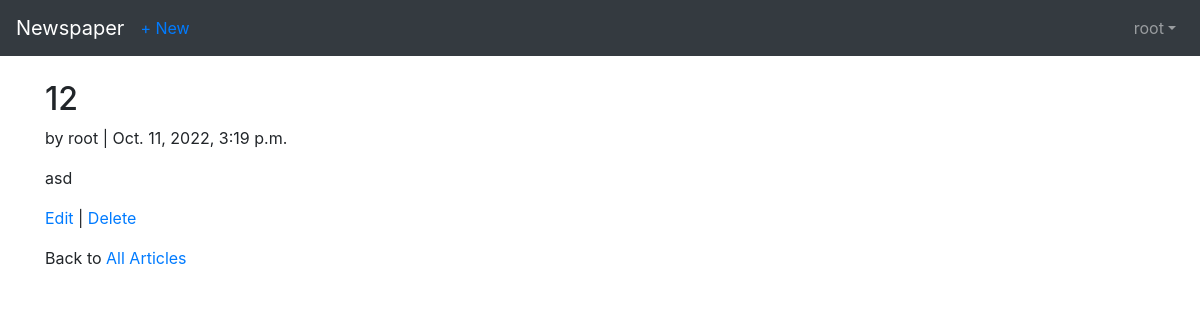
The app's page /articles/1/ (signed in), older data.
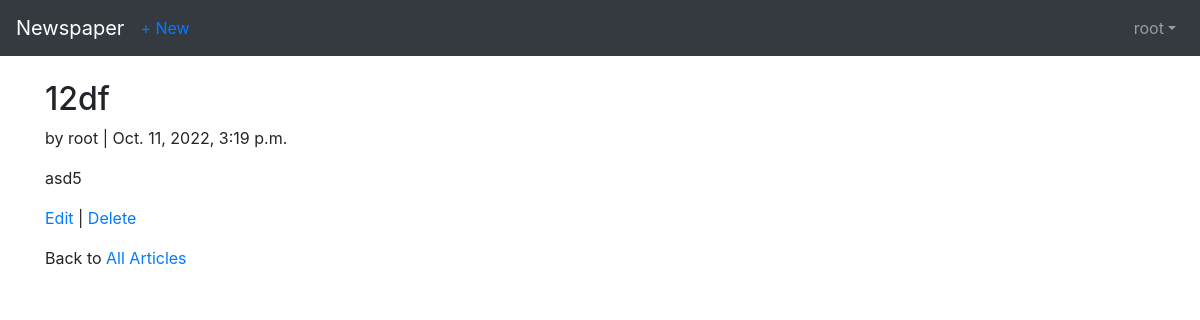
The same page, newer data.
### articles/models.py (models this page shows, shortened)
class Article(models.Model):
    title = models.CharField(max_length=255)
    body = models.TextField()
    date = models.DateTimeField(auto_now_add=True)
    author = models.ForeignKey(settings.AUTH_USER_MODEL, on_delete=models.CASCADE,)

### users/models.py (models this page shows)
class CustomUser(AbstractUser):
    age = models.PositiveIntegerField(default=0)

### articles/views.py (the view)
# urls.py: path('<int:pk>/', views.ArticleDetailView.as_view(), name='article_detail'),
class ArticleDetailView(LoginRequiredMixin, DetailView):
    model = models.Article
    template_name = 'article_detail.html'
    login_url = 'login'

### templates/article_detail.html (shortened to what this page needs)
<!DOCTYPE html>
<html lang="en">
<head>
</head>
<body>
{% extends 'base.html' %}
  {% block content %}
  <div class="article-entry">
      <h2>{{ object.title }}</h2>
      <p>by {{ object.author }} | {{ object.date }}</p>
      <p>{{ object.body }}</p>
  </div>
  <p><a href="{% url 'article_edit' article.pk %}">Edit</a> | <a href="{% url 'article_delete' article.pk %}">Delete</a></p>
  <p>Back to <a href="{% url 'article_list' %}">All Articles</a></p>
  {% endblock content %}

Row changes from the older to the newer data that the page shows:
changed Article "root": title "12" → "12df"; body "asd" → "asd5"
